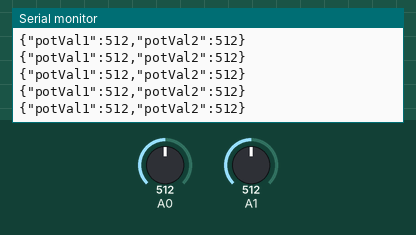
This program was run on a simulated Arduino Uno, built with avr-gcc and run on an emulated ATmega328P. Shown: the last lines printed to the serial monitor. Inputs (shaded band) come from the test bench; at power-on: A1 = 512, A0 = 512.

Above: at 2.4 s.
2.5 s: A1 set to 991
At 2.55 s:
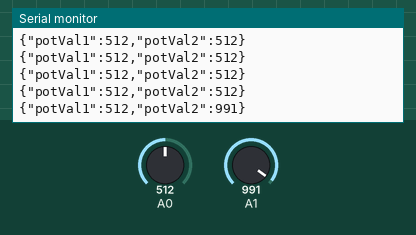
5.5 s: A1 set to 1017
At 5.59 s:
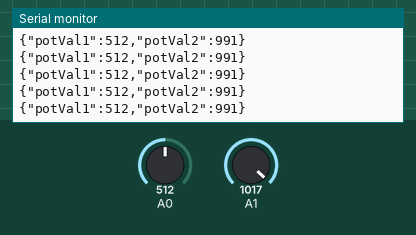
Timing chart, 0 to 8.5 s (numbered marks = the images above; inputs shaded):
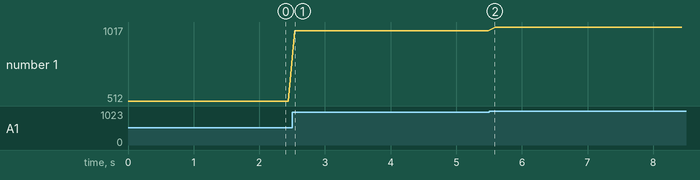

Measured:
- after the input at 2.5 s, the serial monitor: prints a new line at once (image 1)
- plotted number 1: 512 → 991 after the input at 2.5 s, 991 → 1017 after the input at 5.5 s

The program:

main.cpp
```cpp
#include "ArduinoJson.hpp"
#include <Arduino.h>

#include "Potpin.hpp"

using namespace ArduinoJson;

int main() {

  init(); // arduino requirement

  Serial.begin(9600);

  Potpin p1(A0);
  Potpin p2(A1);
  StaticJsonDocument<16> doc;

  while (true) {
    int potVal1 = p1.read();
    int potVal2 = p2.read();

    doc["potVal1"] = potVal1;
    doc["potVal2"] = potVal2;

    serializeJson(doc, Serial);
    Serial.println();

    delay(100);
  }
}
```

Potpin.hpp
```cpp
#include <Arduino.h>

#ifndef POTPINS_POTPIN_HPP
#define POTPINS_POTPIN_HPP

struct Potpin {

  explicit Potpin(int pin) : pin_(pin) {}

  int read() const {
    return analogRead(pin_);
  }

private:
  int pin_;
};

#endif // POTPINS_POTPIN_HPP
```
